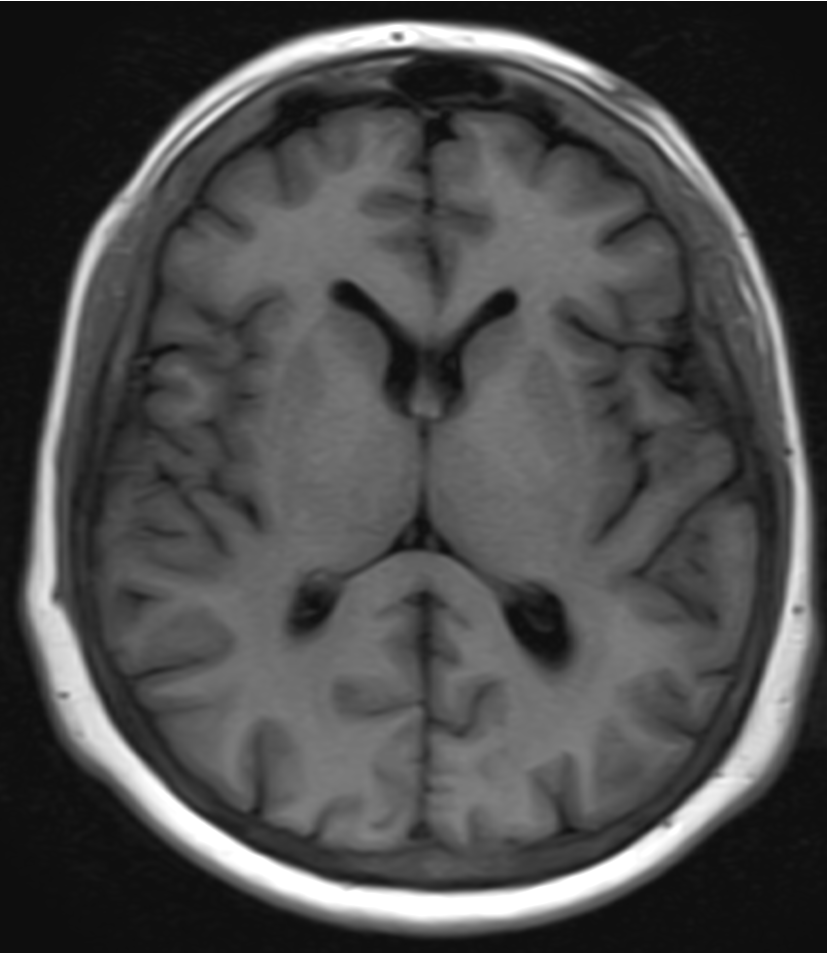
%> input picture FINAL TAKE HOME/Head-CT.png, 827 x 953 px
$ octave F3_alternative.m   (GNU Octave 9; MATLAB toolbox functions it lacks are replaced by stand-ins)
%> lines starting %> are read from the running program, lines starting %| are printed output that depends on the picture; in (x1, y1, x2, y2) boxes, pixels count from 0 and x2, y2 are one past the last pixel; in counts of white or black regions, pixels touching at a corner belong together; the program's own positions count from 1
clc;
clear all;
close all;

%%

img = imread('Head-CT.png');
%> img is the input picture: size 953x827 uint8; min 14, max 255, mean 75.2


grayImg = img;
if size(img, 3) == 3
    grayImg = rgb2gray(img);
end

reshapedImg = reshape(grayImg, [], 1);

% Farklı k değerleri ile k-means uygula
ks = [2, 6, 10]; % Denenecek k değerleri
for i = 1:length(ks)
    [clusterIdx, ~] = kmeans(double(reshapedImg), ks(i), 'Distance', 'sqEuclidean', 'Replicates', 3);

    clusteredImg = reshape(clusterIdx, size(grayImg));


    maxVal = max(clusteredImg(:));
    clusteredImgScaled = uint8(clusteredImg * (255 / maxVal));


    figure,
    imshow(clusteredImgScaled, []), title(['k-means clustering with k = ', num2str(ks(i))]);
end
%> this loop made 3 passes
%> maxVal on passes 1 to 3: 2, 6, 10
%> pass 1, `clusteredImg = reshape(clusterIdx, size(grayImg));`:
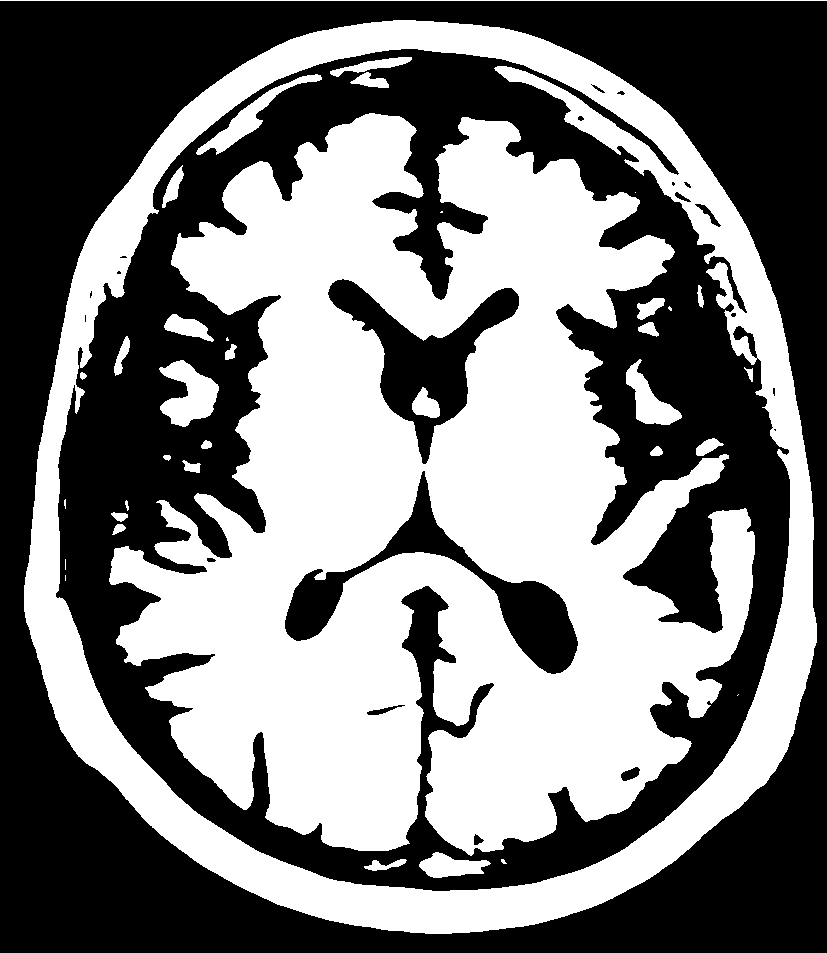
%> clusteredImg: size 953x827 double; values 1 (black) and 2 (white), 48.1% white; 37 white regions (9 under 20 px), largest, box (x1, y1, x2, y2) and area: (109, 113, 755, 856) 268334, (24, 20, 817, 934) 98698, (159, 360, 219, 427) 2287
%> pass 2, `clusteredImg = reshape(clusterIdx, size(grayImg));`:
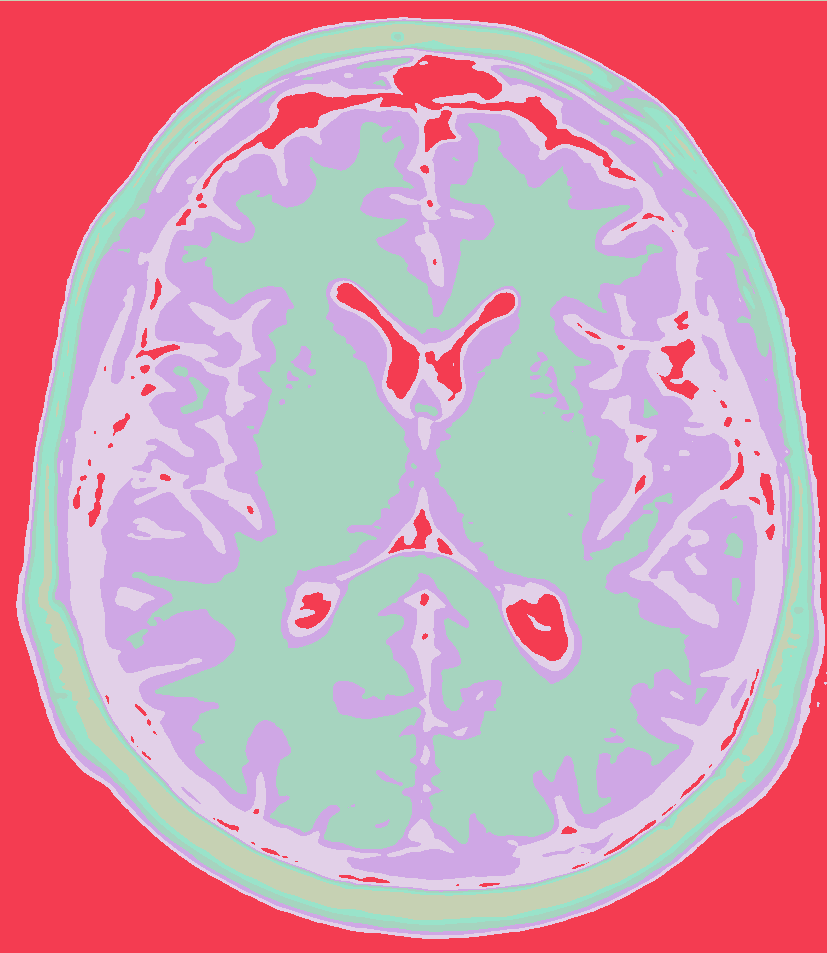
%> clusteredImg: size 953x827 double; 6 distinct labels, from 1 to 6; one colour per label, 0 black
%> pass 2, `clusteredImgScaled = uint8(clusteredImg * (255 / maxVal));`:
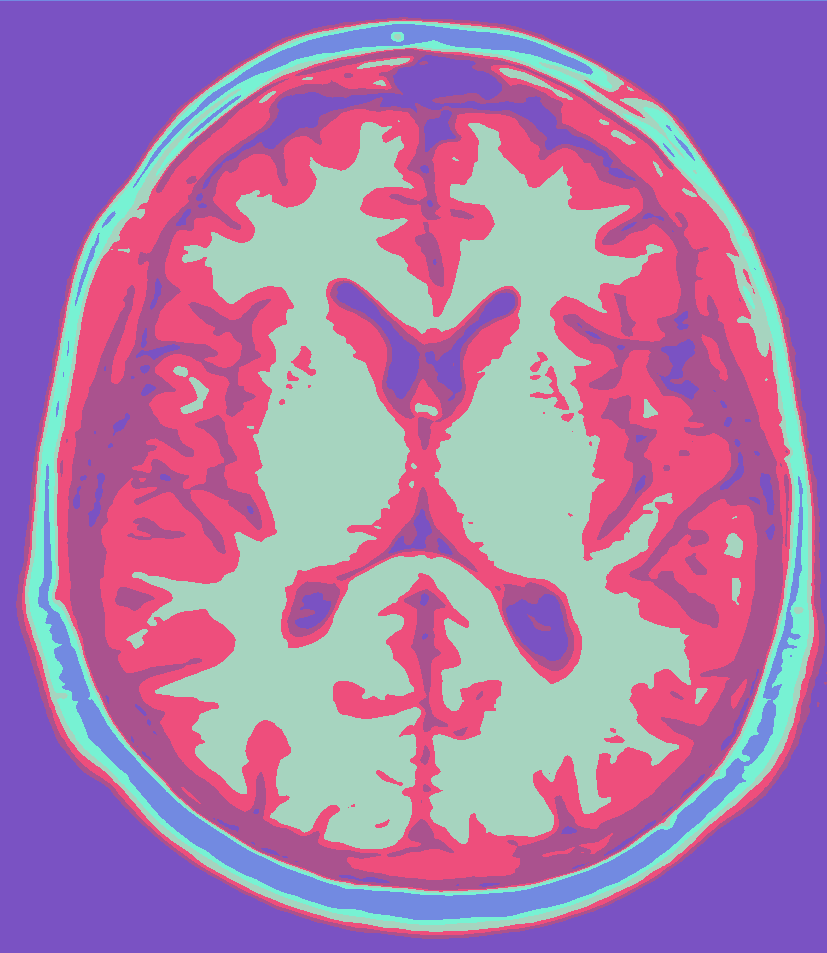
%> clusteredImgScaled: size 953x827 uint8; 6 distinct labels, from 43 to 255; one colour per label, 0 black
